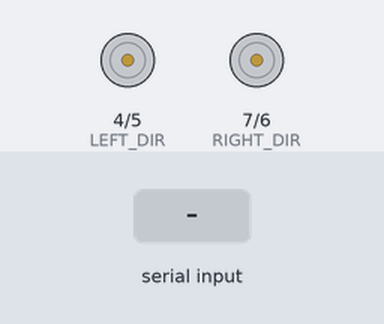
A sketch run on a simulated Arduino Uno, built with avr-gcc and run on an emulated ATmega328P. Shown: direction and speed pins drawn as motors (green arrow = direction pin HIGH = forward, orange = LOW = backward, longer = more drive). Inputs (shaded band) come from the test bench.

Above: at 1.2 s.
1.3 s: "F" received over Serial
At 1.7 s:
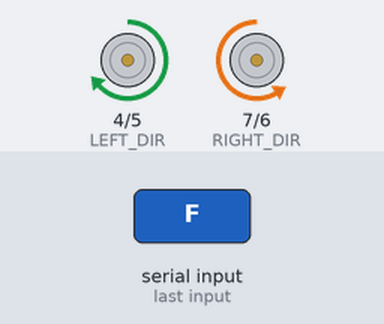
3.3 s: "B" received over Serial
At 3.7 s:
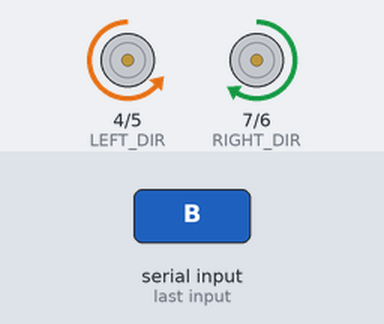
5.3 s: "L" received over Serial
At 5.7 s:
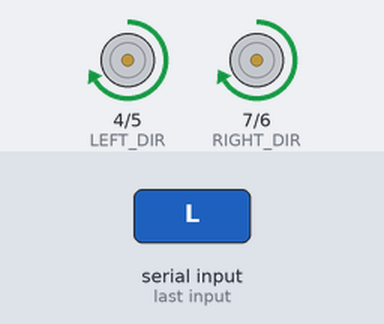
7.3 s: "R" received over Serial
At 7.7 s:
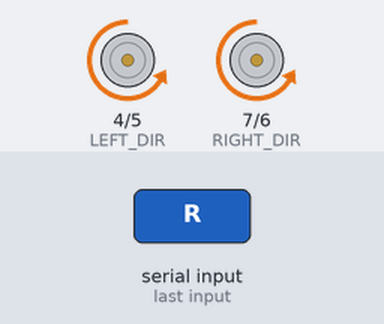
9.3 s: "G" received over Serial
At 9.55 s:
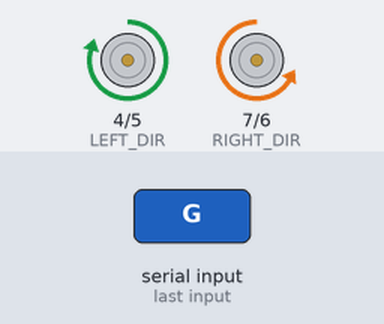
11.3 s: "H" received over Serial
At 11.7 s:
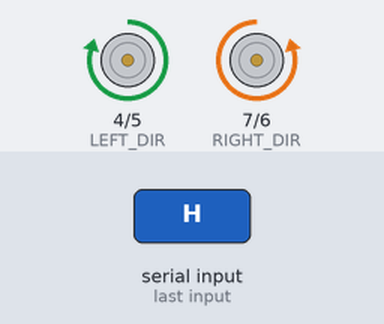
Timing chart, 0 to 14.3 s (numbered marks = the images above; inputs shaded):
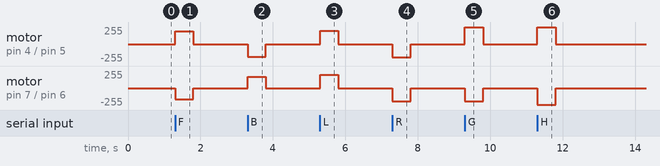

The sketch:

romeo_watchdog.ino
```cpp
const int LEFT_DIR = 4;
const int LEFT_PWM = 5;
const int RIGHT_PWM = 6;
const int RIGHT_DIR = 7;

const unsigned long TIMEOUT_MS = 500;
unsigned long lastCommand = 0;

void stopMotors() {
    analogWrite(LEFT_PWM, 0);
    analogWrite(RIGHT_PWM, 0);
}

// Positive speed = forwards
// Negative speed = backwards
void drive(int left, int right) {
    // Disable motor outputs before changing directions
    analogWrite(LEFT_PWM, 0);
    analogWrite(RIGHT_PWM, 0);

    // Directions verified on your robot
    digitalWrite(LEFT_DIR, left >= 0 ? HIGH : LOW);
    digitalWrite(RIGHT_DIR, right >= 0 ? LOW : HIGH);

    analogWrite(LEFT_PWM, abs(left));
    analogWrite(RIGHT_PWM, abs(right));
}

void setup() {
    pinMode(LEFT_DIR, OUTPUT);
    pinMode(LEFT_PWM, OUTPUT);
    pinMode(RIGHT_DIR, OUTPUT);
    pinMode(RIGHT_PWM, OUTPUT);

    stopMotors();

    Serial.begin(9600);
    lastCommand = millis();
}

void loop() {
    while (Serial.available() > 0) {
        char command = Serial.read();
        bool valid = true;

        switch (command) {
    case 'F': drive(190, 170); break;
    case 'B': drive(-190, -160); break;

    // Turn on the spot
    case 'L': drive(200, -200); break;
    case 'R': drive(-200, 200); break;

    // Steer while moving forwards
    case 'G': drive(250, 60); break;
    case 'H': drive(60, 250); break;

    // Steer while moving backwards
    case 'J': drive(-250, -60); break;
    case 'K': drive(-60, -250); break;

    case 'X': stopMotors(); break;

    default:
        stopMotors();
        valid = false;
        break;
}

        if (valid) {
            lastCommand = millis();
        }
    }

    // Stop if communication stops
    if (millis() - lastCommand > TIMEOUT_MS) {
        stopMotors();
    }
}
```

Measured:
- after the input at 1.3 s, motor on pin 4 (LEFT_DIR) / pin 5 (LEFT_PWM): stopped → forward 190/255 at once, → stopped 0.50 s later; motor on pin 7 (RIGHT_DIR) / pin 6 (RIGHT_PWM): stopped → backward 170/255 at once, → stopped 0.50 s later
- after the input at 3.3 s, motor on pin 4 (LEFT_DIR) / pin 5 (LEFT_PWM): stopped → backward 190/255 at once, → stopped 0.50 s later; motor on pin 7 (RIGHT_DIR) / pin 6 (RIGHT_PWM): stopped → forward 170/255 at once, → stopped 0.50 s later
- after the input at 5.3 s, motor on pin 4 (LEFT_DIR) / pin 5 (LEFT_PWM), motor on pin 7 (RIGHT_DIR) / pin 6 (RIGHT_PWM): stopped → forward 200/255 at once, → stopped 0.50 s later
- after the input at 7.3 s, motor on pin 4 (LEFT_DIR) / pin 5 (LEFT_PWM), motor on pin 7 (RIGHT_DIR) / pin 6 (RIGHT_PWM): stopped → backward 200/255 at once, → stopped 0.50 s later
- after the input at 9.3 s, motor on pin 4 (LEFT_DIR) / pin 5 (LEFT_PWM): stopped → forward 250/255 at once, → stopped 0.50 s later; motor on pin 7 (RIGHT_DIR) / pin 6 (RIGHT_PWM): stopped → backward 200/255 at once, → stopped 0.50 s later
- after the input at 11.3 s, motor on pin 4 (LEFT_DIR) / pin 5 (LEFT_PWM): stopped → forward 250/255 at once, → stopped 0.50 s later; motor on pin 7 (RIGHT_DIR) / pin 6 (RIGHT_PWM): stopped → backward 250/255 at once, → stopped 0.50 s later
